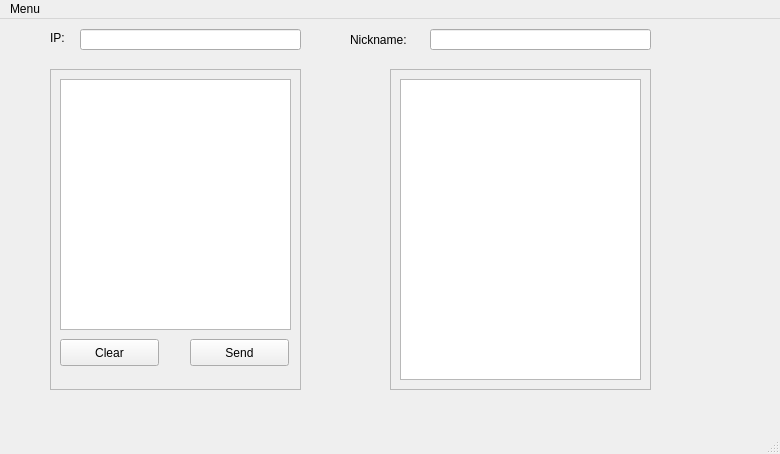
<?xml version="1.0" encoding="UTF-8"?>
<ui version="4.0">
 <class>MainWindow</class>
 <widget class="QMainWindow" name="MainWindow">
  <property name="geometry">
   <rect>
    <x>0</x>
    <y>0</y>
    <width>780</width>
    <height>454</height>
   </rect>
  </property>
  <property name="windowTitle">
   <string>MainWindow</string>
  </property>
  <widget class="QWidget" name="centralwidget">
   <widget class="QFrame" name="frame">
    <property name="geometry">
     <rect>
      <x>50</x>
      <y>50</y>
      <width>251</width>
      <height>321</height>
     </rect>
    </property>
    <property name="frameShape">
     <enum>QFrame::StyledPanel</enum>
    </property>
    <property name="frameShadow">
     <enum>QFrame::Raised</enum>
    </property>
    <widget class="QPushButton" name="pushButton_4">
     <property name="geometry">
      <rect>
       <x>10</x>
       <y>270</y>
       <width>99</width>
       <height>27</height>
      </rect>
     </property>
     <property name="text">
      <string>Clear</string>
     </property>
    </widget>
    <widget class="QPushButton" name="pushButton_3">
     <property name="geometry">
      <rect>
       <x>140</x>
       <y>270</y>
       <width>99</width>
       <height>27</height>
      </rect>
     </property>
     <property name="text">
      <string>Send</string>
     </property>
    </widget>
    <widget class="QTextEdit" name="textEdit">
     <property name="geometry">
      <rect>
       <x>10</x>
       <y>10</y>
       <width>231</width>
       <height>251</height>
      </rect>
     </property>
    </widget>
   </widget>
   <widget class="QLabel" name="label">
    <property name="geometry">
     <rect>
      <x>50</x>
      <y>10</y>
      <width>68</width>
      <height>17</height>
     </rect>
    </property>
    <property name="text">
     <string>IP:</string>
    </property>
   </widget>
   <widget class="QLabel" name="label_2">
    <property name="geometry">
     <rect>
      <x>350</x>
      <y>10</y>
      <width>71</width>
      <height>21</height>
     </rect>
    </property>
    <property name="text">
     <string>Nickname:</string>
    </property>
   </widget>
   <widget class="QFrame" name="frame_2">
    <property name="geometry">
     <rect>
      <x>390</x>
      <y>50</y>
      <width>261</width>
      <height>321</height>
     </rect>
    </property>
    <property name="frameShape">
     <enum>QFrame::StyledPanel</enum>
    </property>
    <property name="frameShadow">
     <enum>QFrame::Raised</enum>
    </property>
    <widget class="QListWidget" name="listWidget">
     <property name="geometry">
      <rect>
       <x>10</x>
       <y>10</y>
       <width>241</width>
       <height>301</height>
      </rect>
     </property>
    </widget>
   </widget>
   <widget class="QLineEdit" name="lineEdit">
    <property name="geometry">
     <rect>
      <x>80</x>
      <y>10</y>
      <width>221</width>
      <height>21</height>
     </rect>
    </property>
   </widget>
   <widget class="QLineEdit" name="lineEdit_2">
    <property name="geometry">
     <rect>
      <x>430</x>
      <y>10</y>
      <width>221</width>
      <height>21</height>
     </rect>
    </property>
   </widget>
  </widget>
  <widget class="QMenuBar" name="menubar">
   <property name="geometry">
    <rect>
     <x>0</x>
     <y>0</y>
     <width>780</width>
     <height>25</height>
    </rect>
   </property>
   <widget class="QMenu" name="menuMenu">
    <property name="title">
     <string>Menu</string>
    </property>
    <addaction name="actionExit"/>
   </widget>
   <addaction name="menuMenu"/>
  </widget>
  <widget class="QStatusBar" name="statusbar"/>
  <action name="actionExit">
   <property name="text">
    <string>Exit</string>
   </property>
  </action>
 </widget>
 <resources/>
 <connections/>
</ui>
